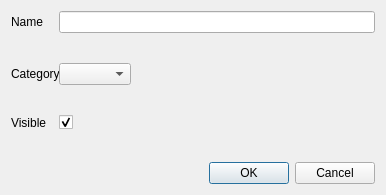
<?xml version="1.0" encoding="UTF-8"?>
<ui version="4.0">
 <author>Copyright 2010, Martin Koller</author>
 <class>GroupEdit</class>
 <widget class="QDialog" name="GroupEdit">
  <property name="geometry">
   <rect>
    <x>0</x>
    <y>0</y>
    <width>386</width>
    <height>195</height>
   </rect>
  </property>
  <property name="windowTitle">
   <string>Gruppe Editieren</string>
  </property>
  <layout class="QGridLayout" name="gridLayout">
   <property name="verticalSpacing">
    <number>30</number>
   </property>
   <item row="0" column="0">
    <layout class="QFormLayout" name="formLayout">
     <property name="fieldGrowthPolicy">
      <enum>QFormLayout::ExpandingFieldsGrow</enum>
     </property>
     <property name="verticalSpacing">
      <number>30</number>
     </property>
     <item row="0" column="0">
      <widget class="QLabel" name="nameLabel">
       <property name="text">
        <string>Name</string>
       </property>
      </widget>
     </item>
     <item row="0" column="1">
      <widget class="QLineEdit" name="name"/>
     </item>
     <item row="1" column="0">
      <widget class="QLabel" name="categorieLabel">
       <property name="text">
        <string>Category</string>
       </property>
      </widget>
     </item>
     <item row="1" column="1">
      <widget class="QComboBox" name="categoryComboBox"/>
     </item>
     <item row="2" column="0">
      <widget class="QLabel" name="visibleLabel">
       <property name="text">
        <string>Visible</string>
       </property>
      </widget>
     </item>
     <item row="2" column="1">
      <widget class="QCheckBox" name="visibleCheckBox">
       <property name="checked">
        <bool>true</bool>
       </property>
      </widget>
     </item>
    </layout>
   </item>
   <item row="1" column="0">
    <widget class="QDialogButtonBox" name="buttonBox">
     <property name="orientation">
      <enum>Qt::Horizontal</enum>
     </property>
     <property name="standardButtons">
      <set>QDialogButtonBox::Cancel|QDialogButtonBox::Ok</set>
     </property>
    </widget>
   </item>
  </layout>
 </widget>
 <resources/>
 <connections>
  <connection>
   <sender>buttonBox</sender>
   <signal>accepted()</signal>
   <receiver>GroupEdit</receiver>
   <slot>accept()</slot>
   <hints>
    <hint type="sourcelabel">
     <x>248</x>
     <y>254</y>
    </hint>
    <hint type="destinationlabel">
     <x>157</x>
     <y>274</y>
    </hint>
   </hints>
  </connection>
  <connection>
   <sender>buttonBox</sender>
   <signal>rejected()</signal>
   <receiver>GroupEdit</receiver>
   <slot>reject()</slot>
   <hints>
    <hint type="sourcelabel">
     <x>316</x>
     <y>260</y>
    </hint>
    <hint type="destinationlabel">
     <x>286</x>
     <y>274</y>
    </hint>
   </hints>
  </connection>
 </connections>
</ui>
